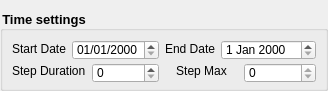
<?xml version="1.0" encoding="UTF-8"?>
<ui version="4.0">
 <class>RSTimesManager</class>
 <widget class="QWidget" name="RSTimesManager">
  <property name="geometry">
   <rect>
    <x>0</x>
    <y>0</y>
    <width>314</width>
    <height>91</height>
   </rect>
  </property>
  <property name="minimumSize">
   <size>
    <width>0</width>
    <height>90</height>
   </size>
  </property>
  <property name="maximumSize">
   <size>
    <width>16777215</width>
    <height>95</height>
   </size>
  </property>
  <property name="windowTitle">
   <string>RSTimesManager</string>
  </property>
  <layout class="QGridLayout" name="gridLayout_3">
   <property name="leftMargin">
    <number>0</number>
   </property>
   <property name="topMargin">
    <number>0</number>
   </property>
   <property name="rightMargin">
    <number>0</number>
   </property>
   <property name="bottomMargin">
    <number>0</number>
   </property>
   <property name="spacing">
    <number>0</number>
   </property>
   <item row="0" column="0">
    <widget class="QFrame" name="m_border">
     <property name="frameShadow">
      <enum>QFrame::Shadow::Sunken</enum>
     </property>
     <layout class="QGridLayout" name="gridLayout_2">
      <property name="leftMargin">
       <number>0</number>
      </property>
      <property name="topMargin">
       <number>0</number>
      </property>
      <property name="rightMargin">
       <number>0</number>
      </property>
      <property name="bottomMargin">
       <number>0</number>
      </property>
      <property name="spacing">
       <number>0</number>
      </property>
      <item row="0" column="0">
       <widget class="QLabel" name="m_title">
        <property name="minimumSize">
         <size>
          <width>0</width>
          <height>0</height>
         </size>
        </property>
        <property name="maximumSize">
         <size>
          <width>16777215</width>
          <height>10</height>
         </size>
        </property>
        <property name="text">
         <string/>
        </property>
       </widget>
      </item>
      <item row="1" column="0">
       <widget class="QGroupBox" name="m_body">
        <property name="styleSheet">
         <string notr="true">QGroupBox {  font-weight: bold; font-size:10pt}

QDateEdit {
  font-size: 9pt;
}</string>
        </property>
        <property name="title">
         <string>Time settings</string>
        </property>
        <property name="flat">
         <bool>true</bool>
        </property>
        <layout class="QGridLayout" name="gridLayout">
         <item row="0" column="0">
          <layout class="QHBoxLayout" name="horizontalLayout">
           <item>
            <widget class="QLabel" name="label_2">
             <property name="minimumSize">
              <size>
               <width>0</width>
               <height>0</height>
              </size>
             </property>
             <property name="text">
              <string>Start Date</string>
             </property>
             <property name="alignment">
              <set>Qt::AlignmentFlag::AlignJustify|Qt::AlignmentFlag::AlignVCenter</set>
             </property>
            </widget>
           </item>
           <item>
            <widget class="QDateEdit" name="m_startDateEdit">
             <property name="minimumSize">
              <size>
               <width>0</width>
               <height>20</height>
              </size>
             </property>
             <property name="displayFormat">
              <string>dd/MM/yyyy</string>
             </property>
             <property name="calendarPopup">
              <bool>false</bool>
             </property>
            </widget>
           </item>
          </layout>
         </item>
         <item row="0" column="1">
          <layout class="QHBoxLayout" name="horizontalLayout_3">
           <item>
            <widget class="QLabel" name="label_3">
             <property name="text">
              <string>End Date</string>
             </property>
             <property name="alignment">
              <set>Qt::AlignmentFlag::AlignCenter</set>
             </property>
            </widget>
           </item>
           <item>
            <widget class="QDateEdit" name="m_endDateEdit">
             <property name="minimumSize">
              <size>
               <width>0</width>
               <height>20</height>
              </size>
             </property>
             <property name="calendarPopup">
              <bool>false</bool>
             </property>
            </widget>
           </item>
          </layout>
         </item>
         <item row="1" column="0">
          <layout class="QHBoxLayout" name="horizontalLayout_2">
           <item>
            <widget class="QLabel" name="label_4">
             <property name="text">
              <string>Step Duration</string>
             </property>
             <property name="alignment">
              <set>Qt::AlignmentFlag::AlignJustify|Qt::AlignmentFlag::AlignVCenter</set>
             </property>
            </widget>
           </item>
           <item>
            <widget class="QSpinBox" name="m_stepDateEdit">
             <property name="minimumSize">
              <size>
               <width>0</width>
               <height>20</height>
              </size>
             </property>
            </widget>
           </item>
          </layout>
         </item>
         <item row="1" column="1">
          <layout class="QHBoxLayout" name="horizontalLayout_4">
           <item>
            <widget class="QLabel" name="m_stepViewLabel">
             <property name="text">
              <string>Step Max</string>
             </property>
             <property name="alignment">
              <set>Qt::AlignmentFlag::AlignCenter</set>
             </property>
            </widget>
           </item>
           <item>
            <widget class="QSpinBox" name="m_stepViewEdit">
             <property name="enabled">
              <bool>true</bool>
             </property>
             <property name="minimumSize">
              <size>
               <width>0</width>
               <height>20</height>
              </size>
             </property>
             <property name="readOnly">
              <bool>true</bool>
             </property>
             <property name="maximum">
              <number>10000000</number>
             </property>
            </widget>
           </item>
          </layout>
         </item>
        </layout>
       </widget>
      </item>
     </layout>
    </widget>
   </item>
  </layout>
 </widget>
 <resources/>
 <connections/>
</ui>
